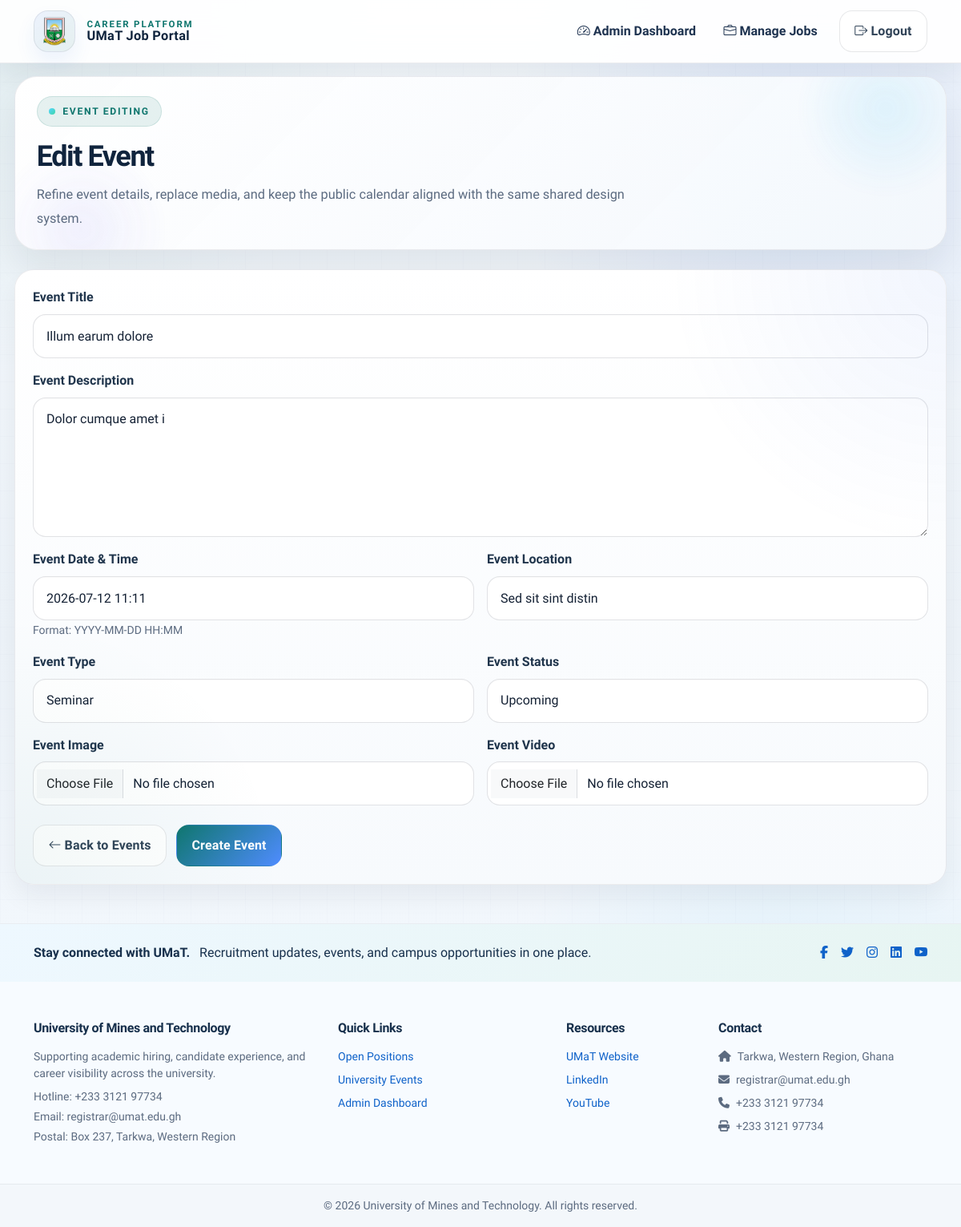
The app's page /admin/events/edit/2 (signed in) with its own data.
### app/models.py (models this page shows, shortened)
class Event(db.Model):
    __tablename__ = "events"
    event_id = db.Column(db.Integer, primary_key=True)
    title = db.Column(db.String(255), nullable=False)
    description = db.Column(db.Text, nullable=False)
    event_date = db.Column(db.DateTime, nullable=False)
    location = db.Column(db.String(255))
    image_path = db.Column(db.String(512))  # Path to event image
    video_path = db.Column(db.String(512))  # Path to event video
    event_type = db.Column(db.String(100), default="general")  # general, academic, career, workshop, etc.
    status = db.Column(db.String(50), nullable=False, default="upcoming")  # upcoming, ongoing, completed, cancelled
    created_by = db.Column(db.Integer, db.ForeignKey("users.id"), nullable=False)
    created_at = db.Column(db.DateTime, nullable=False, default=datetime.utcnow)
    updated_at = db.Column(db.DateTime, nullable=False, default=datetime.utcnow, onupdate=datetime.utcnow)
    creator = db.relationship("User", backref="created_events", lazy=True)

### app/routes.py (the view, shortened to what this page needs)
@bp.route("/admin/events/edit/<int:event_id>", methods=["GET", "POST"])
@login_required
@admin_required
def edit_event(event_id):
    event = Event.query.get_or_404(event_id)
    form = EventForm(obj=event)
    return render_template("admin/edit_event.html", title="Edit Event", form=form, event=event)

### app/models.py (called while the page is built)
@login_manager.user_loader
def load_user(user_id):
    return User.query.get(int(user_id))

    def __str__(self):
        return self.value

    def is_admin(self):
        logger.info(f"===DEBUG=== is_admin() called for {self.username}")
        logger.info(f"===DEBUG=== role type: {type(self.role)}, value: {self.role}")
        if isinstance(self.role, str):
            return self.role == "admin"
        return self.role == UserRole.admin

### app/routes.py (called while the page is built)
def admin_required(f):
    @wraps(f)
    def decorated_function(*args, **kwargs):
        if not current_user.is_authenticated or not current_user.is_admin():
            flash("Admin access required.", "danger")
            return redirect(url_for("main.index"))
        return f(*args, **kwargs)
    return decorated_function

### app/templates/admin/edit_event.html (shortened to what this page needs)
{% extends "base.html" %}
{% block content %}
<div class="page-shell">
    <section class="page-hero page-hero--compact">
        <span class="page-hero__eyebrow">Event Editing</span>
        <h1 class="page-hero__title">Edit Event</h1>
        <p class="page-hero__subtitle">Refine event details, replace media, and keep the public calendar aligned with the same shared design system.</p>
    </section>
    <section class="card surface-card--padded">
        <form method="POST" enctype="multipart/form-data">
            <div class="row g-3">
                <div class="col-12">
                    {{ form.title.label(class="form-label") }}
                    {{ form.title(class="form-control") }}
                </div>
                <div class="col-12">
                    {{ form.description.label(class="form-label") }}
                    {{ form.description(class="form-control", rows=6) }}
                </div>
                <div class="col-md-6">
                    {{ form.event_date.label(class="form-label") }}
                    {{ form.event_date(class="form-control", placeholder="YYYY-MM-DD HH:MM") }}
                    <small class="form-text">Format: YYYY-MM-DD HH:MM</small>
                </div>
                <div class="col-md-6">
                    {{ form.location.label(class="form-label") }}
                    {{ form.location(class="form-control") }}
                </div>
                <div class="col-md-6">
                    {{ form.event_type.label(class="form-label") }}
                    {{ form.event_type(class="form-select") }}
                </div>
                <div class="col-md-6">
                    {{ form.status.label(class="form-label") }}
                    {{ form.status(class="form-select") }}
                </div>
                <div class="col-md-6">
                    {{ form.image.label(class="form-label") }}
                    {{ form.image(class="form-control") }}
                </div>
                <div class="col-md-6">
                    {{ form.video.label(class="form-label") }}
                    {{ form.video(class="form-control") }}
                </div>
            </div>
            <div class="action-cluster mt-4">
                <a href="{{ url_for('main.list_events') }}" class="btn btn-outline-secondary">
                    <i class="bi bi-arrow-left me-1"></i>Back to Events
                </a>
                {{ form.submit(class="btn btn-primary") }}
            </div>
        </form>
    </section>
</div>
{% endblock %}

### records on screen
Event: title "Illum earum dolore", description "Dolor cumque amet i", event_date "2026-07-12 11:11", location "Sed sit sint distin", event_type "Seminar", status "Upcoming"
